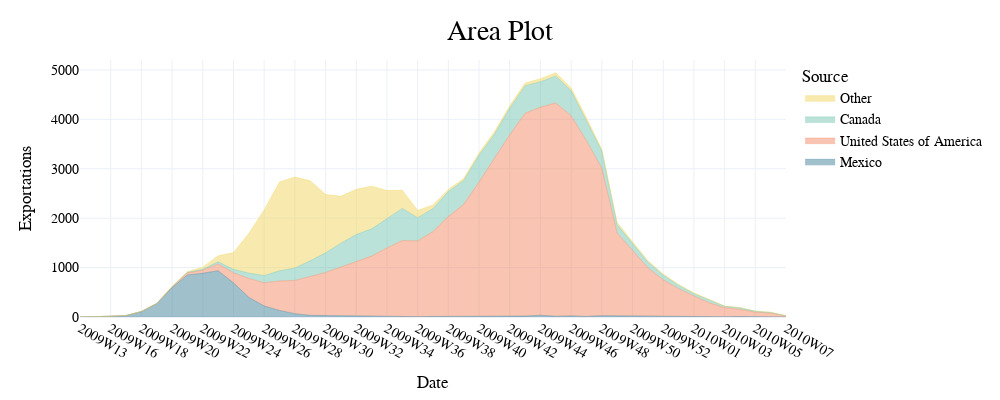

Notebook code cell kept with this figure:
### Code cell
ap_fig.layout.font.family = 'PT Sans Narrow'
ap_fig.update_layout(width=1000, height=400)
ap_fig

### Figure 1 — Plotly figure (JSON) as saved in the notebook; plotly's stock layout.template omitted (floating-point values rounded to 4 significant figures)
{"data": [{"fillpattern": {"shape": ""}, "hovertemplate": "source=Mexico<br>date=%{x}<br>importations=%{y}<extra></extra>", "legendgroup": "Mexico", "line": {"color": "#428299", "width": 0.4}, "marker": {"symbol": "circle"}, "mode": "lines", "name": "Mexico", "orientation": "v", "showlegend": true, "stackgroup": "1", "type": "scatter", "x": ["2009W13", "2009W15", "2009W16", "2009W17", "2009W18", "2009W19", "2009W20", "2009W21", "2009W22", "2009W23", "2009W24", "2009W25", "2009W26", "2009W27", "2009W28", "2009W29", "2009W30", "2009W31", "2009W32", "2009W33", "2009W34", "2009W35", "2009W36", "2009W37", "2009W38", "2009W39", "2009W40", "2009W41", "2009W42", "2009W43", "2009W44", "2009W45", "2009W46", "2009W47", "2009W48", "2009W49", "2009W50", "2009W51", "2009W52", "2009W53", "2010W01", "2010W02", "2010W03", "2010W04", "2010W05"], "xaxis": "x", "y": [1, 3, 15, 30, 109, 269, 591, 852, 885, 936, 692, 398, 223, 133, 66, 33, 29, 16, 15, 10, 10, 8, 7, 11, 12, 11, 12, 12, 12, 18, 36, 14, 22, 12, 27, 23, 23, 12, 13, 12, 11, 6, 4, 9, 2], "yaxis": "y"}, {"fillpattern": {"shape": ""}, "hovertemplate": "source=United States of America<br>date=%{x}<br>importations=%{y}<extra></extra>", "legendgroup": "United States of America", "line": {"color": "#F48A64", "width": 0.4}, "marker": {"symbol": "circle"}, "mode": "lines", "name": "United States of America", "orientation": "v", "showlegend": true, "stackgroup": "1", "type": "scatter", "x": ["2009W16", "2009W18", "2009W19", "2009W20", "2009W21", "2009W22", "2009W23", "2009W24", "2009W25", "2009W26", "2009W27", "2009W28", "2009W29", "2009W30", "2009W31", "2009W32", "2009W33", "2009W34", "2009W35", "2009W36", "2009W37", "2009W38", "2009W39", "2009W40", "2009W41", "2009W42", "2009W43", "2009W44", "2009W45", "2009W46", "2009W47", "2009W48", "2009W49", "2009W50", "2009W51", "2009W52", "2009W53", "2010W01", "2010W02", "2010W03", "2010W04", "2010W05", "2010W06", "2010W07"], "xaxis": "x", "y": [1, 3, 5, 19, 42, 61, 137, 204, 382, 471, 595, 674, 786, 872, 995, 1103, 1222, 1386, 1539, 1532, 1718, 2021, 2269, 2719, 3185, 3677, 4104, 4210, 4316, 4049, 3557, 2984, 1677, 1331, 985, 739, 562, 416, 280, 186, 148, 94, 81, 22], "yaxis": "y"}, {"fillpattern": {"shape": ""}, "hovertemplate": "source=Canada<br>date=%{x}<br>importations=%{y}<extra></extra>", "legendgroup": "Canada", "line": {"color": "#77C6B1", "width": 0.4}, "marker": {"symbol": "circle"}, "mode": "lines", "name": "Canada", "orientation": "v", "showlegend": true, "stackgroup": "1", "type": "scatter", "x": ["2009W19", "2009W20", "2009W21", "2009W22", "2009W23", "2009W24", "2009W25", "2009W26", "2009W27", "2009W28", "2009W29", "2009W30", "2009W31", "2009W32", "2009W33", "2009W34", "2009W35", "2009W36", "2009W37", "2009W38", "2009W39", "2009W40", "2009W41", "2009W42", "2009W43", "2009W44", "2009W45", "2009W46", "2009W47", "2009W48", "2009W49", "2009W50", "2009W51", "2009W52", "2009W53", "2010W01", "2010W02", "2010W03", "2010W04", "2010W05", "2010W06", "2010W07"], "xaxis": "x", "y": [1, 4, 12, 19, 45, 69, 109, 144, 207, 251, 318, 399, 484, 551, 552, 590, 651, 471, 465, 509, 482, 543, 499, 537, 560, 515, 547, 508, 406, 349, 166, 128, 115, 94, 70, 46, 53, 28, 30, 23, 10, 4], "yaxis": "y"}, {"fillpattern": {"shape": ""}, "hovertemplate": "source=Other<br>date=%{x}<br>importations=%{y}<extra></extra>", "legendgroup": "Other", "line": {"color": "#F2D65F", "width": 0.4}, "marker": {"symbol": "circle"}, "mode": "lines", "name": "Other", "orientation": "v", "showlegend": true, "stackgroup": "1", "type": "scatter", "x": ["2009W20", "2009W21", "2009W22", "2009W23", "2009W24", "2009W25", "2009W26", "2009W27", "2009W28", "2009W29", "2009W30", "2009W31", "2009W32", "2009W33", "2009W34", "2009W35", "2009W36", "2009W37", "2009W38", "2009W39", "2009W40", "2009W41", "2009W42", "2009W43", "2009W44", "2009W45", "2009W46", "2009W47", "2009W48", "2009W49", "2009W50", "2009W51", "2009W52", "2009W53", "2010W01", "2010W02", "2010W03", "2010W04", "2010W05", "2010W06"], "xaxis": "x", "y": [3, 10, 44, 120, 338, 803, 1326, 1799, 1843, 1619, 1179, 950, 914, 864, 572, 368, 147, 75, 40, 43, 47, 52, 47, 56, 61, 64, 56, 56, 32, 47, 35, 27, 24, 13, 15, 8, 3, 2, 3, 5], "yaxis": "y"}], "layout": {"font": {"family": "PT Sans Narrow"}, "height": 400, "legend": {"title": {"text": "Source"}, "tracegroupgap": 0, "traceorder": "reversed"}, "margin": {"t": 60}, "title": {"text": "Area Plot"}, "width": 1000, "xaxis": {"anchor": "y", "autorange": true, "domain": [0, 1], "range": [0, 46], "title": {"text": "Date"}, "type": "category"}, "yaxis": {"anchor": "x", "autorange": true, "domain": [0, 1], "range": [0, 5201.0], "title": {"text": "Exportations"}, "type": "linear"}}}
